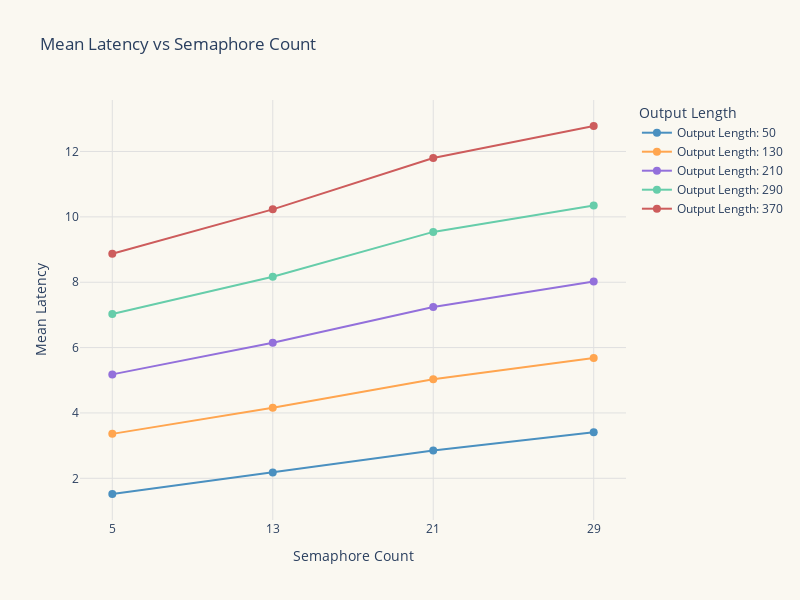

Notebook code cell kept with this figure:
### Code cell
# Define the custom color scheme
color_scheme = ['#4A90C0', '#FFA54F', '#9370DB', '#66CDAA', '#CD5C5C']

df_512 = df[df['Sequence Length'] == 512]
df_512 = df_512[df_512['Semaphores'] < 37]

# Create the scatter plot
fig = go.Figure()

# Add traces for each output length
for i, output_length in enumerate(df_512['Output Length'].unique()):
    df_subset = df_512[df_512['Output Length'] == output_length]
    fig.add_trace(go.Scatter(
        x=df_subset['Semaphores'],
        y=df_subset['Mean Latency'],
        mode='lines+markers',
        name=f'Output Length: {output_length}',
        line=dict(color=color_scheme[i % len(color_scheme)], width=2),
        marker=dict(
            size=8,
            color=color_scheme[i % len(color_scheme)],
        )
    ))

# Update layout
fig.update_layout(
    title='Mean Latency vs Semaphore Count',
    xaxis_title='Semaphore Count',
    yaxis_title='Mean Latency',
    legend_title='Output Length',
    width=800,
    height=600,
    plot_bgcolor='#FAF8F1',
    paper_bgcolor='#FAF8F1',
    xaxis=dict(gridcolor='#E0E0E0', gridwidth=1, tickmode='linear', tick0=5, dtick=8),
    yaxis=dict(gridcolor='#E0E0E0', gridwidth=1)
)

# Show the plot
fig.show()

### Figure 1 — Plotly figure (JSON) as saved in the notebook; plotly's stock layout.template omitted (floating-point values rounded to 4 significant figures)
{"data": [{"line": {"color": "#4A90C0", "width": 2}, "marker": {"color": "#4A90C0", "size": 8}, "mode": "lines+markers", "name": "Output Length: 50", "type": "scatter", "x": [5, 13, 21, 29], "y": [1.52, 2.18, 2.85, 3.41]}, {"line": {"color": "#FFA54F", "width": 2}, "marker": {"color": "#FFA54F", "size": 8}, "mode": "lines+markers", "name": "Output Length: 130", "type": "scatter", "x": [5, 13, 21, 29], "y": [3.36, 4.16, 5.03, 5.68]}, {"line": {"color": "#9370DB", "width": 2}, "marker": {"color": "#9370DB", "size": 8}, "mode": "lines+markers", "name": "Output Length: 210", "type": "scatter", "x": [5, 13, 21, 29], "y": [5.18, 6.15, 7.24, 8.02]}, {"line": {"color": "#66CDAA", "width": 2}, "marker": {"color": "#66CDAA", "size": 8}, "mode": "lines+markers", "name": "Output Length: 290", "type": "scatter", "x": [5, 13, 21, 29], "y": [7.03, 8.17, 9.54, 10.35]}, {"line": {"color": "#CD5C5C", "width": 2}, "marker": {"color": "#CD5C5C", "size": 8}, "mode": "lines+markers", "name": "Output Length: 370", "type": "scatter", "x": [5, 13, 21, 29], "y": [8.87, 10.23, 11.8, 12.78]}], "layout": {"height": 600, "legend": {"title": {"text": "Output Length"}}, "paper_bgcolor": "#FAF8F1", "plot_bgcolor": "#FAF8F1", "title": {"text": "Mean Latency vs Semaphore Count"}, "width": 800, "xaxis": {"autorange": true, "dtick": 8, "gridcolor": "#E0E0E0", "gridwidth": 1, "range": [3.388, 30.61], "tick0": 5, "tickmode": "linear", "title": {"text": "Semaphore Count"}, "type": "linear"}, "yaxis": {"autorange": true, "gridcolor": "#E0E0E0", "gridwidth": 1, "range": [0.7245, 13.58], "title": {"text": "Mean Latency"}, "type": "linear"}}}
